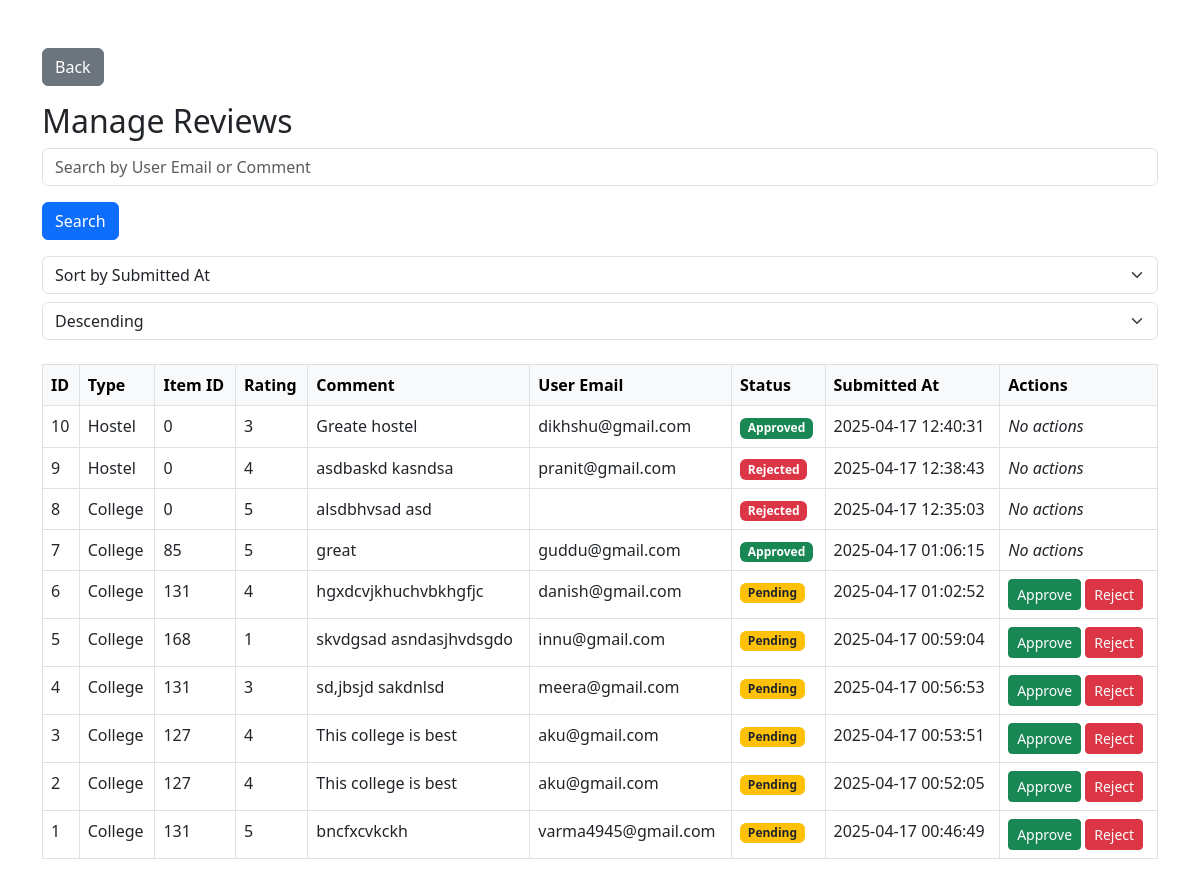
Page /UniMates/manage-reviews.php (signed in) on the committed database.
### tables this page shows
CREATE TABLE `reviews` (
  `id` int(11) NOT NULL,
  `type` enum('college','hostel') NOT NULL,
  `item_id` int(11) NOT NULL,
  `rating` int(11) DEFAULT NULL CHECK (`rating` between 1 and 5),
  `comment` text NOT NULL,
  `user_email` varchar(255) DEFAULT NULL,
  `status` enum('pending','approved','rejected') DEFAULT 'pending',
  `submitted_at` datetime DEFAULT current_timestamp()
);

### UniMates/manage-reviews.php (the view, shortened to what this page needs)
<?php
include 'db/conn.php';
$search = isset($_GET['search']) ? mysqli_real_escape_string($conn, $_GET['search']) : '';
$sort_by = isset($_GET['sort_by']) ? $_GET['sort_by'] : 'submitted_at';
$order = isset($_GET['order']) && $_GET['order'] == 'asc' ? 'asc' : 'desc';
$query = "SELECT * FROM reviews WHERE
            (user_email LIKE '%$search%' OR comment LIKE '%$search%')
            ORDER BY $sort_by $order";
$result = mysqli_query($conn, $query);
?>
<!DOCTYPE html>
<html lang="en">
<head>
    <link href="https://cdn.jsdelivr.net/npm/bootstrap@5.3.0/dist/css/bootstrap.min.css" rel="stylesheet">
</head>
<body>
<div class="container py-5">
<a href="admin.php" class="btn btn-secondary mb-3"><i class="bi bi-arrow-left"></i> Back</a>
    <h2>Manage Reviews</h2>
    <form method="GET" action="manage-reviews.php">
        <div class="mb-3">
            <input type="text" name="search" class="form-control" placeholder="Search by User Email or Comment" value="<?php echo isset($_GET['search']) ? $_GET['search'] : ''; ?>">
        </div>
        <button type="submit" class="btn btn-primary">Search</button>
    </form>
    <form method="GET" action="manage-reviews.php" class="mt-3">
        <div class="mb-3">
            <select name="sort_by" class="form-select" onchange="this.form.submit()">
                <option value="submitted_at" <?= $sort_by == 'submitted_at' ? 'selected' : ''; ?>>Sort by Submitted At</option>
            </select>
            <select name="order" class="form-select mt-2" onchange="this.form.submit()">
                <option value="desc" <?= $order == 'desc' ? 'selected' : ''; ?>>Descending</option>
            </select>
        </div>
    </form>
    <table class="table table-bordered mt-4">
        <thead class="table-light">
            <tr>
                <th>ID</th>
                <th>Type</th>
                <th>Item ID</th>
                <th>Rating</th>
                <th>Comment</th>
                <th>User Email</th>
                <th>Status</th>
                <th>Submitted At</th>
                <th>Actions</th>
            </tr>
        </thead>
        <tbody>
        <?php while ($row = mysqli_fetch_assoc($result)): ?>
            <tr>
                <td><?= $row['id'] ?></td>
                <td><?= ucfirst($row['type']) ?></td>
                <td><?= $row['item_id'] ?></td>
                <td><?= $row['rating'] ?></td>
                <td><?= $row['comment'] ?></td>
                <td><?= $row['user_email'] ?></td>
                <td>
                    <?php if ($row['status'] === 'pending'): ?>
                        <span class="badge bg-warning text-dark">Pending</span>
                    <?php elseif ($row['status'] === 'approved'): ?>
                        <span class="badge bg-success">Approved</span>
                    <?php else: ?>
                        <span class="badge bg-danger">Rejected</span>
                    <?php endif; ?>
                </td>
                <td><?= $row['submitted_at'] ?></td>
                <td>
                    <?php if ($row['status'] === 'pending'): ?>
                        <a href="db/review-action.php?id=<?= $row['id'] ?>&status=approved" class="btn btn-success btn-sm">Approve</a>
                        <a href="db/review-action.php?id=<?= $row['id'] ?>&status=rejected" class="btn btn-danger btn-sm">Reject</a>
                    <?php else: ?>
                        <em>No actions</em>
                    <?php endif; ?>
                </td>
            </tr>
        <?php endwhile; ?>
        </tbody>
    </table>
</div>
</body>
</html>

### rows in the picture
reviews: id "10", type "Hostel", item "0", rating "3", comment "Greate hostel", user_email "dikhshu@gmail.com", status "Approved", submitted_at "2025-04-17 12:40:31"
reviews: id "9", type "Hostel", item "0", rating "4", comment "asdbaskd kasndsa", user_email "pranit@gmail.com", status "Rejected", submitted_at "2025-04-17 12:38:43"
reviews: id "8", type "College", item "0", rating "5", comment "alsdbhvsad asd", status "Rejected", submitted_at "2025-04-17 12:35:03"
reviews: id "7", type "College", item "85", rating "5", comment "great", user_email "guddu@gmail.com", status "Approved", submitted_at "2025-04-17 01:06:15"
reviews: id "6", type "College", item "131", rating "4", comment "hgxdcvjkhuchvbkhgfjc", user_email "danish@gmail.com", status "Pending", submitted_at "2025-04-17 01:02:52"
reviews: id "5", type "College", item "168", rating "1", comment "skvdgsad asndasjhvdsgdo", user_email "innu@gmail.com", status "Pending", submitted_at "2025-04-17 00:59:04"
reviews: id "4", type "College", item "131", rating "3", comment "sd,jbsjd sakdnlsd", user_email "meera@gmail.com", status "Pending", submitted_at "2025-04-17 00:56:53"
reviews: id "3", type "College", item "127", rating "4", comment "This college is best", user_email "aku@gmail.com", status "Pending", submitted_at "2025-04-17 00:53:51"
reviews: id "2", type "College", item "127", rating "4", comment "This college is best", user_email "aku@gmail.com", status "Pending", submitted_at "2025-04-17 00:52:05"
reviews: id "1", type "College", item "131", rating "5", comment "bncfxcvkckh", user_email "varma4945@gmail.com", status "Pending", submitted_at "2025-04-17 00:46:49"
